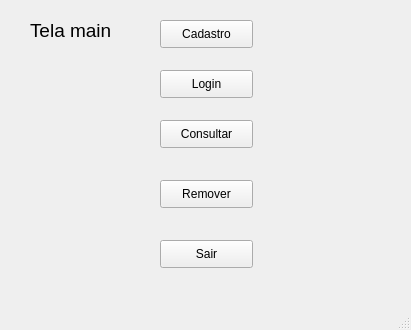
<?xml version="1.0" encoding="UTF-8"?>
<ui version="4.0">
 <class>Tela_main</class>
 <widget class="QMainWindow" name="Tela_main">
  <property name="geometry">
   <rect>
    <x>0</x>
    <y>0</y>
    <width>411</width>
    <height>330</height>
   </rect>
  </property>
  <property name="windowTitle">
   <string>MainWindow</string>
  </property>
  <widget class="QWidget" name="centralwidget">
   <widget class="QLabel" name="label">
    <property name="geometry">
     <rect>
      <x>30</x>
      <y>20</y>
      <width>101</width>
      <height>21</height>
     </rect>
    </property>
    <property name="font">
     <font>
      <pointsize>14</pointsize>
     </font>
    </property>
    <property name="text">
     <string>Tela main</string>
    </property>
   </widget>
   <widget class="QPushButton" name="btn_cadastro">
    <property name="geometry">
     <rect>
      <x>160</x>
      <y>20</y>
      <width>93</width>
      <height>28</height>
     </rect>
    </property>
    <property name="text">
     <string>Cadastro</string>
    </property>
   </widget>
   <widget class="QPushButton" name="btn_Login">
    <property name="geometry">
     <rect>
      <x>160</x>
      <y>70</y>
      <width>93</width>
      <height>28</height>
     </rect>
    </property>
    <property name="text">
     <string>Login</string>
    </property>
   </widget>
   <widget class="QPushButton" name="btn_consultar">
    <property name="geometry">
     <rect>
      <x>160</x>
      <y>120</y>
      <width>93</width>
      <height>28</height>
     </rect>
    </property>
    <property name="text">
     <string>Consultar</string>
    </property>
   </widget>
   <widget class="QPushButton" name="btn_remover">
    <property name="geometry">
     <rect>
      <x>160</x>
      <y>180</y>
      <width>93</width>
      <height>28</height>
     </rect>
    </property>
    <property name="text">
     <string>Remover</string>
    </property>
   </widget>
   <widget class="QPushButton" name="btn_sair">
    <property name="geometry">
     <rect>
      <x>160</x>
      <y>240</y>
      <width>93</width>
      <height>28</height>
     </rect>
    </property>
    <property name="text">
     <string>Sair</string>
    </property>
   </widget>
  </widget>
  <widget class="QMenuBar" name="menubar">
   <property name="geometry">
    <rect>
     <x>0</x>
     <y>0</y>
     <width>411</width>
     <height>26</height>
    </rect>
   </property>
  </widget>
  <widget class="QStatusBar" name="statusbar"/>
 </widget>
 <resources/>
 <connections/>
</ui>
